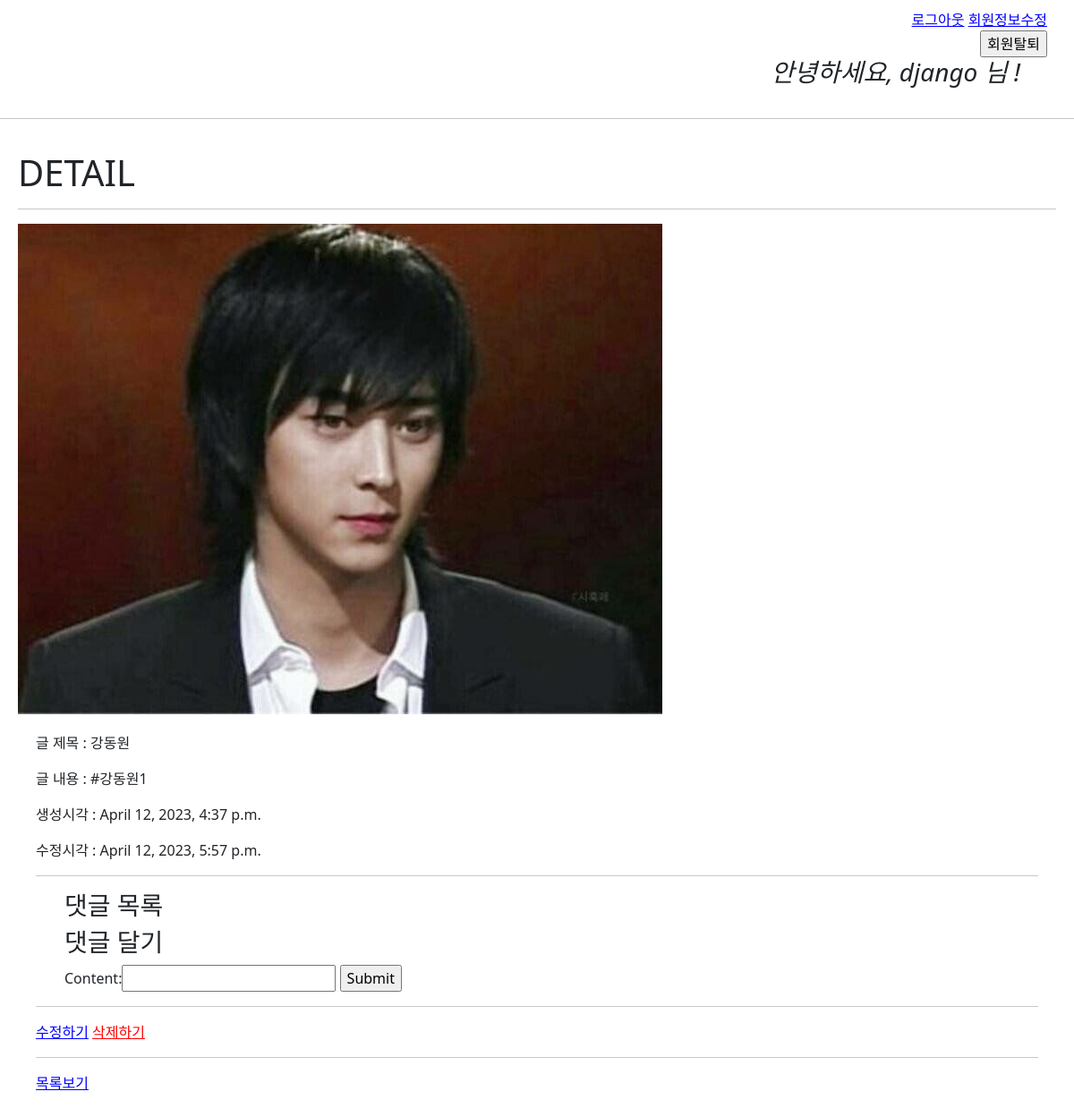
The app's page /articles/24/ (signed in) with its own data.
### accounts/models.py (models this page shows)
class User(AbstractUser):
    pass

### articles/models.py (models this page shows, shortened)
class Article(models.Model):
    title = models.CharField(max_length=30)
    content = models.TextField()
    image = models.ImageField(blank=True, null=True)
    thumbnail_img = ImageSpecField(
        source = 'image',
        processors = [Thumbnail(200,300)], # 200X300 으로 줄이자
        format = 'JPEG',
        options = {'quality':80},
    )
    created_at = models.DateTimeField(auto_now_add=True)
    updated_at = models.DateTimeField(auto_now=True)
    hashtags = models.ManyToManyField(Hashtag)

### articles/views.py (the view)
# urls.py: path('<int:pk>/', views.detail, name='detail'),
def detail(request, pk):
    article = Article.objects.get(pk=pk)
    commentForm = CommentForm() # 빈폼
    comment_list = article.comment_set.filter(parent__isnull=True)  # 댓글
    context = {
        'article': article,
        'commentForm' : commentForm,
        'comment_list' : comment_list,
    }
    return render(request, 'articles/detail.html', context)

### articles/forms.py
class CommentForm(forms.ModelForm):
    class Meta:
        model = Comment
        exclude = ('article','parent')

### articles/templates/articles/detail.html (shortened to what this page needs)
{% extends 'base.html' %}
{% block content %}
  <h1>DETAIL</h1>
  <hr />
  {% if article.image %}
    <img src="{{article.image.url}}" />
  {% endif %}
  <div id="article-content">
    <p>글 제목 : {{article.title}}</p>
    <p>글 내용 : {{article.content}}</p>
    <p>생성시각 : {{article.created_at}}</p>
    <p>수정시각 : {{article.updated_at}}</p>
    <hr>
    <ul>
      <h3>댓글 목록</h3>
        <h3>댓글 달기</h3>
        <form action="{% url 'articles:create_comment' article.pk %}" method = "POST">
          {{commentForm}}
          <input type="submit" value="Submit">
        </form>
    </ul>
    <hr>
    <a href="{% url 'articles:update' article.pk %}">수정하기</a>
    <form action="{% url 'articles:delete' article.pk %}" id="delete-form">
      <input type="submit" value="삭제하기" id="delete-btn" />
    </form><br>
    <hr>
    <a href="{% url 'articles:index' %}">목록보기</a>
  </div>
{% endblock content %}

### templates/base.html (shortened to what this page needs)
{% load static %}
<!DOCTYPE html>
<html lang="en">
  <head>
    <link href="https://cdn.jsdelivr.net/npm/bootstrap@5.3.0-alpha1/dist/css/bootstrap.min.css" rel="stylesheet">
    <link rel="stylesheet" href="{% static 'base.css' %}">
  </head>
  <body>
    <div id="nav">
      {% if user.is_authenticated %}
        <a href="{% url 'accounts:logout' %}">로그아웃</a>
        <a href="{% url 'accounts:update' %}">회원정보수정</a>
        <form action="{% url 'accounts:delete' %}" method="POST">
          <input type="submit" value="회원탈퇴">
        </form>
        <h3 id="user-hello"><i>안녕하세요, {{user}} 님 !</i></h3>
      {% else %}
        <a href="{% url 'accounts:signup' %}">회원가입</a>
        <a href="{% url 'accounts:login' %}">로그인</a>
      {% endif %}
    </div>
    <hr>
    <div id="content">
      {% block content %}{% endblock content %}
    </div>
  </body>
</html>

### static/base.css (style rules this page uses)
a { color: blue; }
#content { padding: 20px; }
#delete-btn { border: 0; outline: 0; color: red; text-decoration: underline; background: none; padding: 0px; }
#delete-form { display: inline; }
#nav { text-align: right; padding: 10px 30px 10px; }
#user-hello { text-align: right; padding-right: 30px; }
#article-content { padding: 20px; }

### records on screen
User: username "django"
Article: image (picture), title "강동원", content "#강동원1", created_at "April 12, 2023, 4:37 p.m.", updated_at "April 12, 2023, 5:57 p.m."
